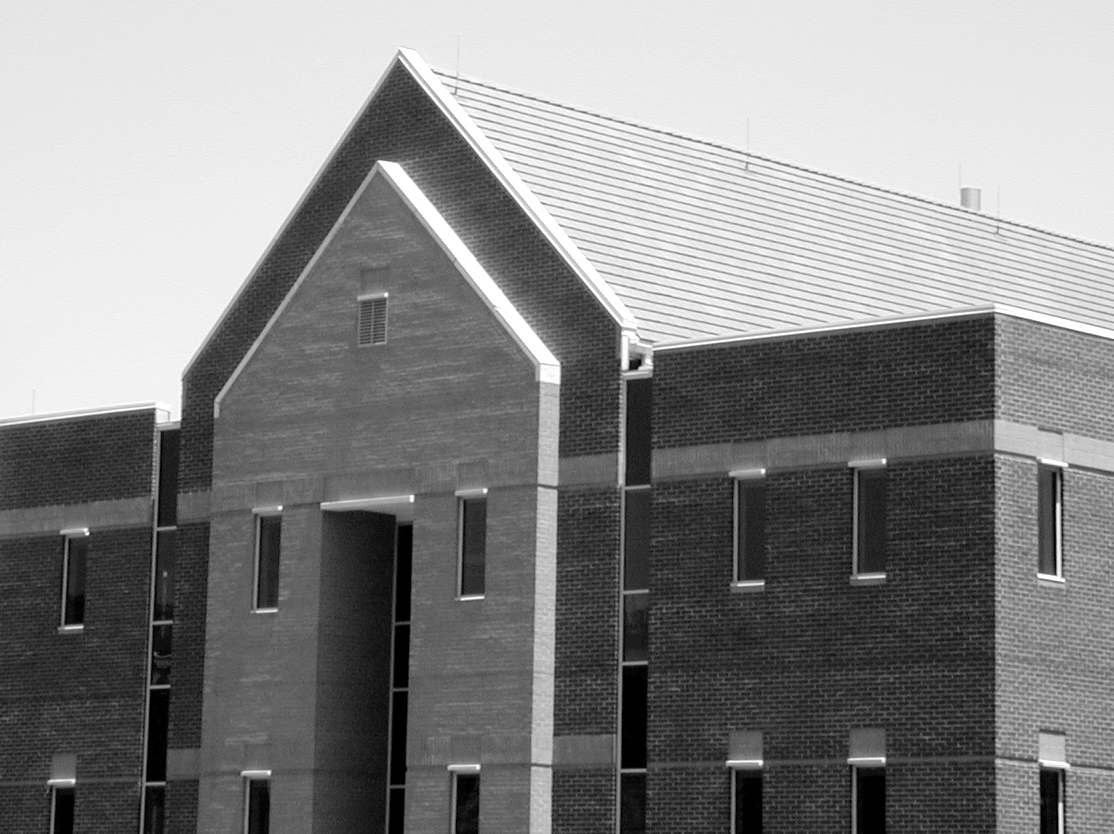
%> input picture Image Processing_Matlab/Fig(edge).tif, 1114 x 834 px
$ octave edgeenhancement_sobel.m   (GNU Octave 9; MATLAB toolbox functions it lacks are replaced by stand-ins)
%> lines starting %> are read from the running program, lines starting %| are printed output that depends on the picture
clc;
clear;
close all;
r=imread('Fig(edge).tif');
%> r is the input picture: size 834x1114 uint8; min 0, max 255, mean 133.3
%r=rgb2gray(x);
m1=[-1 -2 -1; 0 0 0; 1 2 1];
rf1=conv2(double(r),double(m1));
figure(1);
subplot(2,2,1);
image(r);
colormap(gray(256));
subplot(2,2,2);
image(rf1);
colormap(gray(256));
m2=[-1 0 1;-2 0 2;-1 0 1];
rf2= conv2(r,m2);
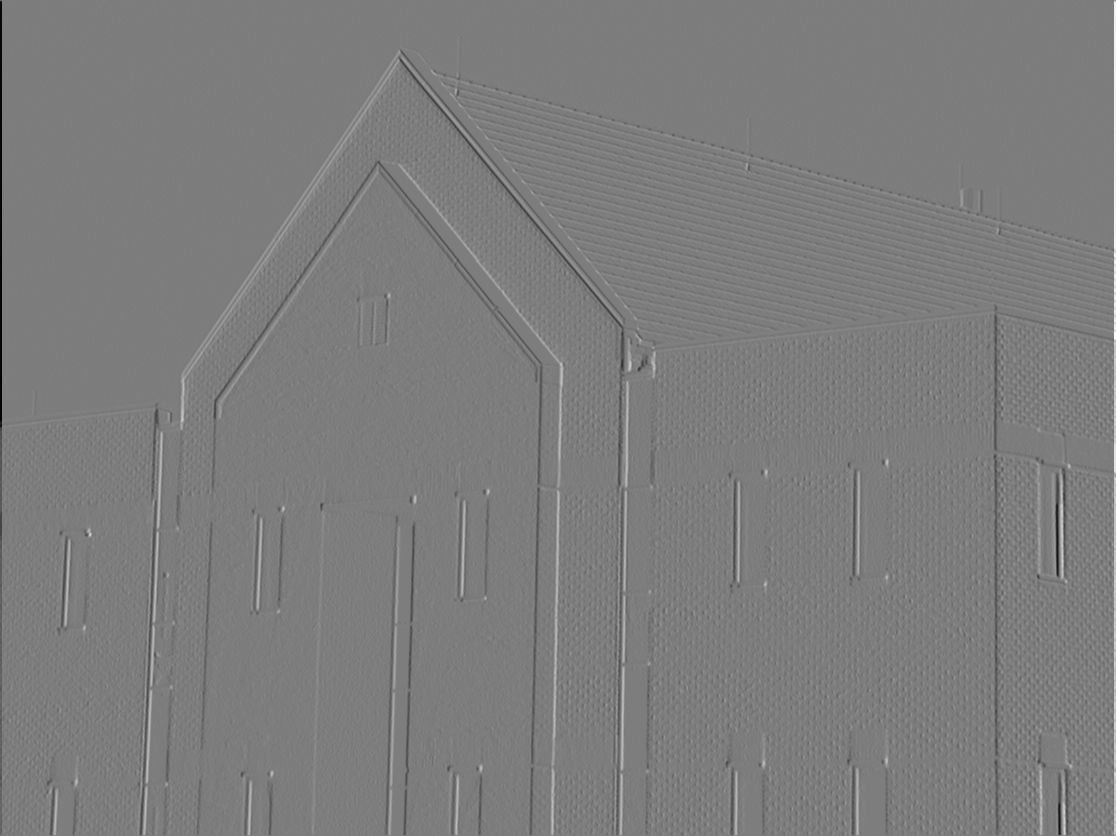
%> rf2: size 836x1116 double; min -982, max 1020, mean 0; drawn with min black and max white
subplot(2,2,3);
image(rf2);
colormap(gray(256));
rf1=abs(rf1);
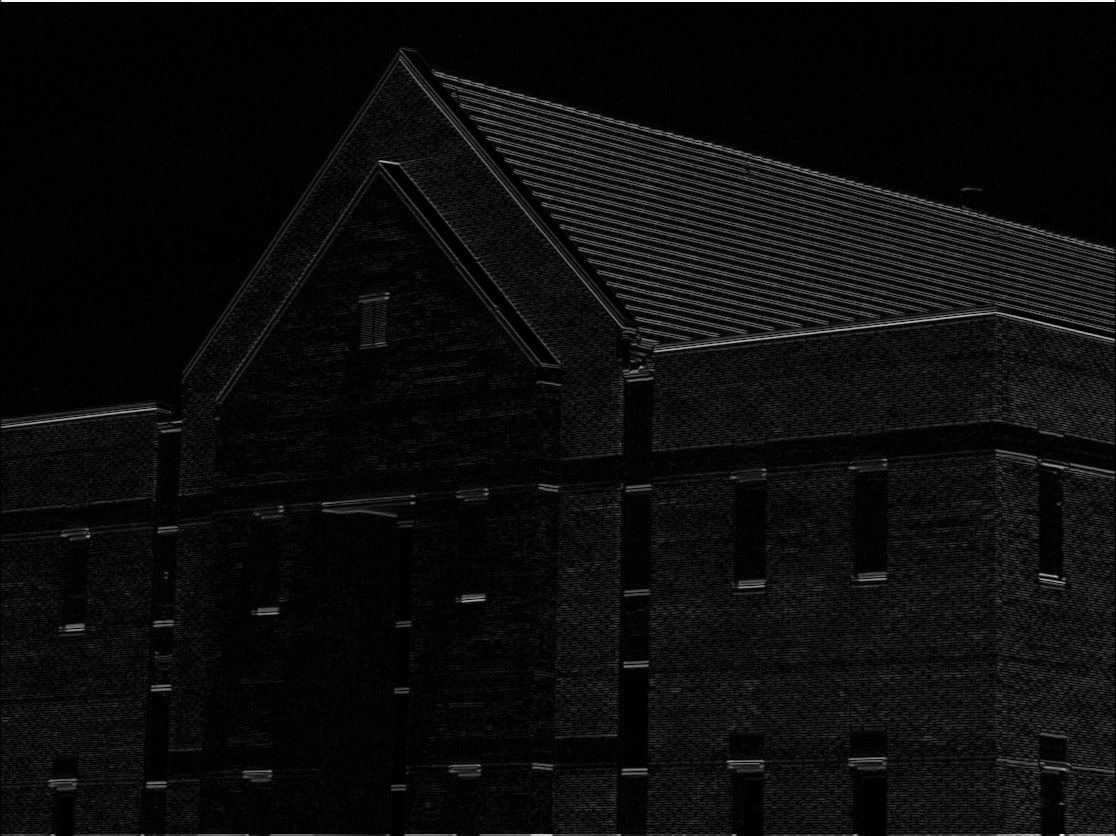
%> rf1: size 836x1116 double; min 0, max 947, mean 47.3; drawn with min black and max white
rf2=abs(rf2);
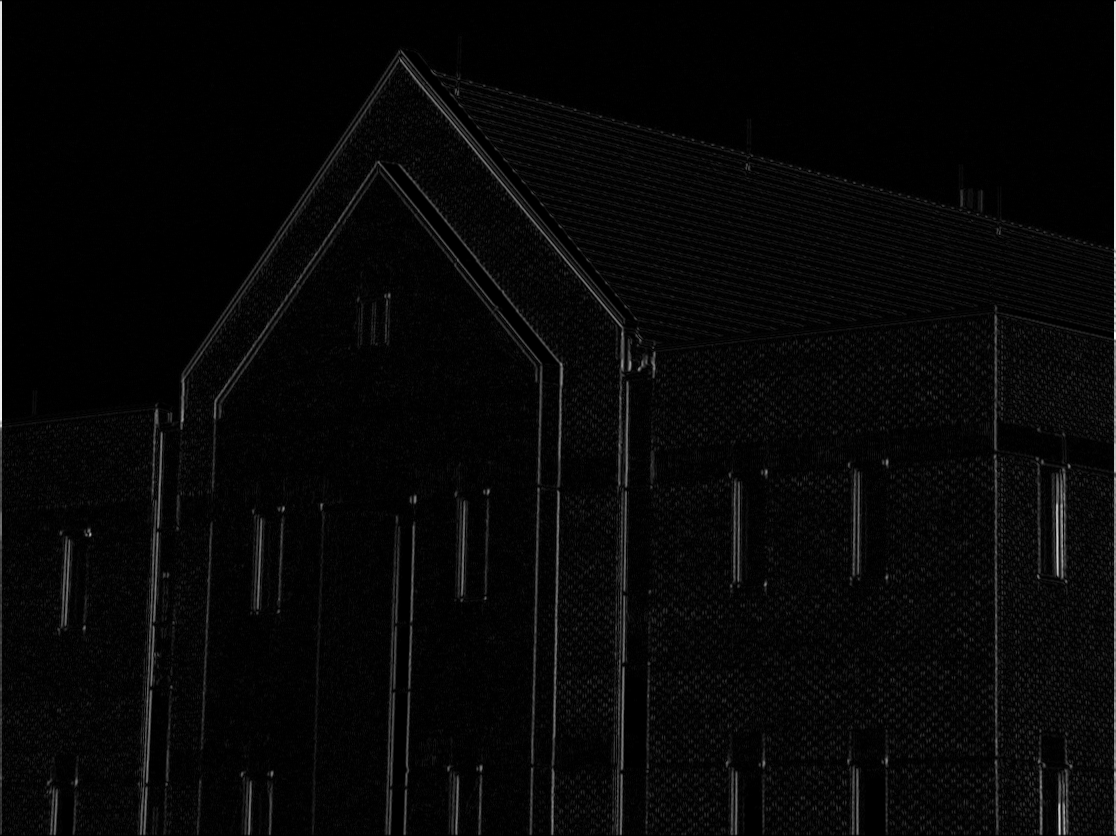
%> rf2: size 836x1116 double; min 0, max 1020, mean 29.8; drawn with min black and max white
rf= rf1+rf2;
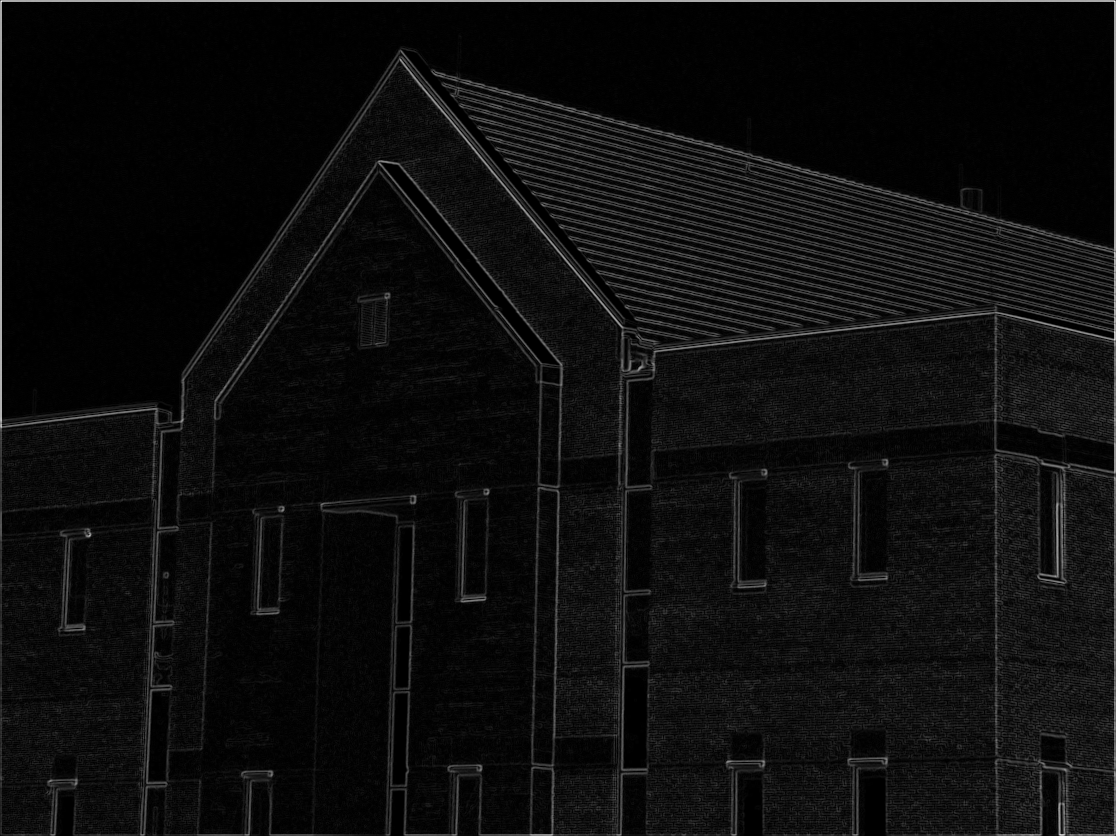
%> rf: size 836x1116 double; min 0, max 1380, mean 77.1; drawn with min black and max white
subplot(2,2,4);
image(rf);
colormap(gray(256));

$ run again, with Image Processing_Matlab/Fig(hist).tif copied over Image Processing_Matlab/Fig(edge).tif
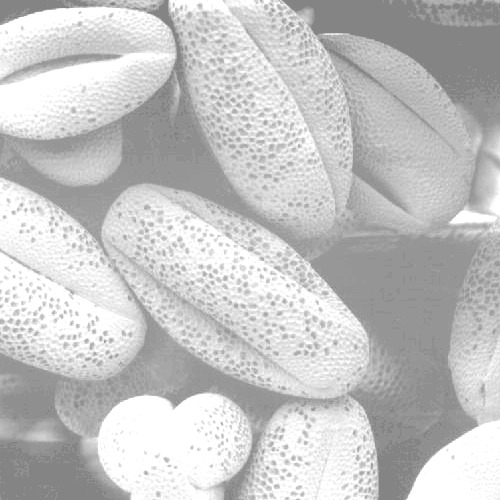
%> input picture Image Processing_Matlab/Fig(hist).tif, 500 x 500 px
%> r is the input picture: size 500x500 uint8; min 132, max 255, mean 196.4
%> `rf2= conv2(r,m2);`:
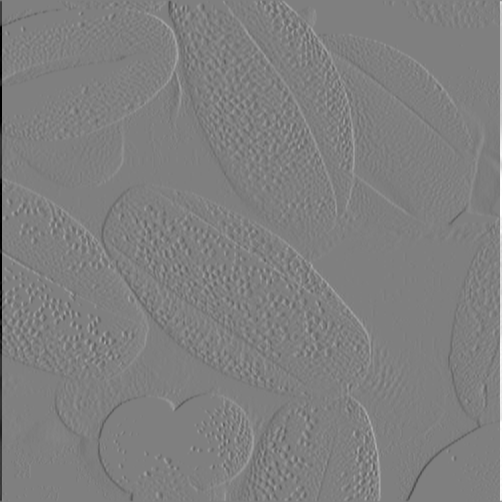
%> rf2: size 502x502 double; min -1020, max 1020, mean 0; mean of the top-left, top-right, bottom-left and bottom-right quarters -6.7, 6.7, -6.4, 6.4; drawn with min black and max white
%> `rf= rf1+rf2;`:
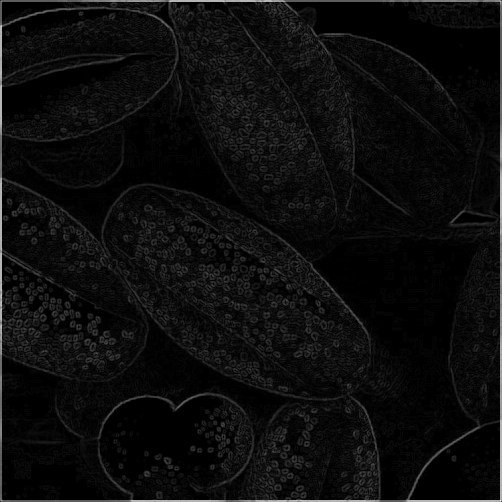
%> rf: size 502x502 double; min 0, max 1434, mean 74.7; drawn with min black and max white
